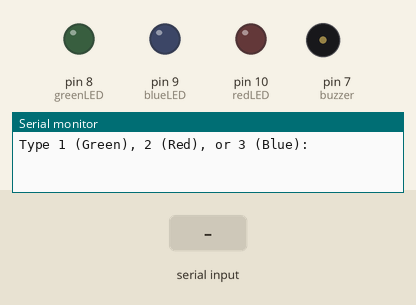
This sketch was run on a simulated Arduino Uno, built with avr-gcc and run on an emulated ATmega328P. Shown: output pins drawn as LEDs (lit = HIGH), buzzer (waves = sounding), the last lines printed to the serial monitor. The test bench sets the inputs (shaded band).

Above: at 1.2 s.
1.3 s: "1\n" received over Serial
At 1.45 s:
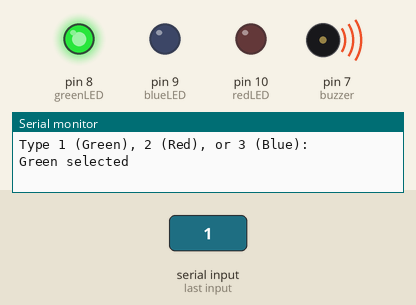
4.0 s: "2\n" received over Serial
At 4.15 s:
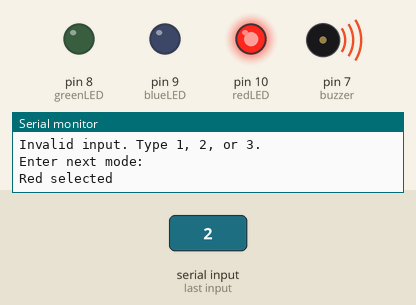
7.0 s: "3\n" received over Serial
At 7.15 s:
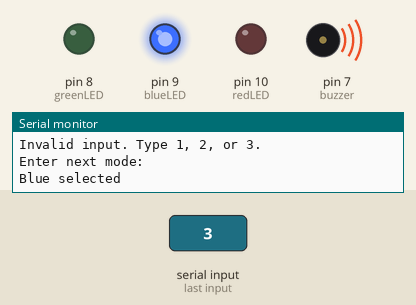
Timing chart, 0 to 10.0 s (numbered marks = the images above; inputs shaded):
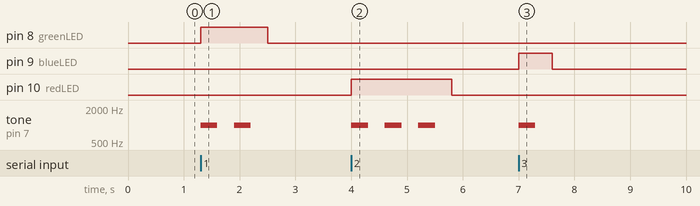

Measured:
- after the input at 1.3 s, pin 8 (greenLED): LOW → HIGH at once, → LOW 1.2 s later; tone on pin 7 (buzzer): alternates 1000 Hz for 0.30 s and silent for 0.30 s, 4 changes in all, then stays silent, starting at once
- after the input at 4.0 s, pin 10 (redLED): LOW → HIGH at once, → LOW 1.8 s later; tone on pin 7 (buzzer): alternates 1000 Hz for 0.30 s and silent for 0.30 s, 6 changes in all, then stays silent, starting at once
- after the input at 7.0 s, pin 9 (blueLED): LOW → HIGH at once, → LOW 0.60 s later; tone on pin 7 (buzzer): silent → 1000 Hz at once, → silent 0.30 s later

The sketch:

race_car_simulation.ino
```cpp
const int greenLED = 8;
const int blueLED = 9;
const int redLED = 10;
const int buzzer = 7;

int mode = 0;

void setup() {
  pinMode(greenLED, OUTPUT);
  pinMode(blueLED, OUTPUT);
  pinMode(redLED, OUTPUT);
  pinMode(buzzer, OUTPUT);

  Serial.begin(9600);
  Serial.println("Type 1 (Green), 2 (Red), or 3 (Blue):");
}

// Function to pulse buzzer
void buzz(int times) {
  for (int i = 0; i < times; i++) {
    tone(buzzer, 1000);
    delay(300);

    noTone(buzzer);
    delay(300);
  }
}

void loop() {
  if (Serial.available() > 0) {
    mode = Serial.parseInt();

    // Turn everything off first
    digitalWrite(greenLED, LOW);
    digitalWrite(redLED, LOW);
    digitalWrite(blueLED, LOW);
    noTone(buzzer);

    if (mode == 1) {
      // GREEN → 2 pulses
      Serial.println("Green selected");
      digitalWrite(greenLED, HIGH);
      buzz(2);
    }
    else if (mode == 2) {
      // RED → 3 pulses
      Serial.println("Red selected");
      digitalWrite(redLED, HIGH);
      buzz(3);
    }
    else if (mode == 3) {
      // BLUE → 1 pulse
      Serial.println("Blue selected");
      digitalWrite(blueLED, HIGH);
      buzz(1);
    }
    else {
      Serial.println("Invalid input. Type 1, 2, or 3.");
    }

    // Turn LEDs off after action
    digitalWrite(greenLED, LOW);
    digitalWrite(redLED, LOW);
    digitalWrite(blueLED, LOW);

    Serial.println("Enter next mode:");
  }
}
```
